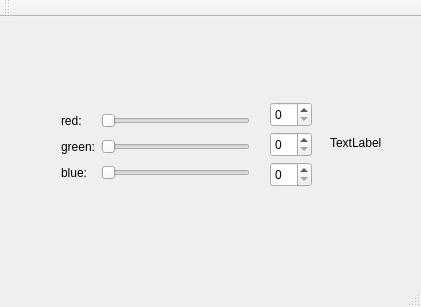
<?xml version="1.0" encoding="UTF-8"?>
<ui version="4.0">
 <class>MainWindow</class>
 <widget class="QMainWindow" name="MainWindow">
  <property name="geometry">
   <rect>
    <x>0</x>
    <y>0</y>
    <width>421</width>
    <height>307</height>
   </rect>
  </property>
  <property name="windowTitle">
   <string>MainWindow</string>
  </property>
  <widget class="QWidget" name="centralWidget">
   <widget class="QWidget" name="gridLayoutWidget">
    <property name="geometry">
     <rect>
      <x>50</x>
      <y>80</y>
      <width>211</width>
      <height>101</height>
     </rect>
    </property>
    <layout class="QGridLayout" name="gridLayout">
     <item row="1" column="1">
      <widget class="QSlider" name="horizontalSliderRed">
       <property name="orientation">
        <enum>Qt::Horizontal</enum>
       </property>
      </widget>
     </item>
     <item row="3" column="0">
      <widget class="QLabel" name="labelBlue">
       <property name="text">
        <string>blue:</string>
       </property>
      </widget>
     </item>
     <item row="1" column="0">
      <widget class="QLabel" name="labelRed">
       <property name="text">
        <string>red:</string>
       </property>
      </widget>
     </item>
     <item row="3" column="1">
      <widget class="QSlider" name="horizontalSliderBlue">
       <property name="orientation">
        <enum>Qt::Horizontal</enum>
       </property>
      </widget>
     </item>
     <item row="2" column="1">
      <widget class="QSlider" name="horizontalSliderGreen">
       <property name="orientation">
        <enum>Qt::Horizontal</enum>
       </property>
      </widget>
     </item>
     <item row="2" column="0">
      <widget class="QLabel" name="labelGreen">
       <property name="text">
        <string>green:</string>
       </property>
      </widget>
     </item>
    </layout>
   </widget>
   <widget class="QLabel" name="colorLabel">
    <property name="geometry">
     <rect>
      <x>330</x>
      <y>100</y>
      <width>62</width>
      <height>51</height>
     </rect>
    </property>
    <property name="text">
     <string>TextLabel</string>
    </property>
   </widget>
   <widget class="QSpinBox" name="spinBoxRed">
    <property name="geometry">
     <rect>
      <x>270</x>
      <y>85</y>
      <width>42</width>
      <height>25</height>
     </rect>
    </property>
   </widget>
   <widget class="QSpinBox" name="spinBoxGreen">
    <property name="geometry">
     <rect>
      <x>270</x>
      <y>115</y>
      <width>42</width>
      <height>25</height>
     </rect>
    </property>
   </widget>
   <widget class="QSpinBox" name="spinBoxBlue">
    <property name="geometry">
     <rect>
      <x>270</x>
      <y>145</y>
      <width>42</width>
      <height>25</height>
     </rect>
    </property>
   </widget>
  </widget>
  <widget class="QMenuBar" name="menuBar">
   <property name="geometry">
    <rect>
     <x>0</x>
     <y>0</y>
     <width>421</width>
     <height>21</height>
    </rect>
   </property>
  </widget>
  <widget class="QToolBar" name="mainToolBar">
   <attribute name="toolBarArea">
    <enum>TopToolBarArea</enum>
   </attribute>
   <attribute name="toolBarBreak">
    <bool>false</bool>
   </attribute>
  </widget>
  <widget class="QStatusBar" name="statusBar"/>
 </widget>
 <layoutdefault spacing="6" margin="11"/>
 <resources/>
 <connections>
  <connection>
   <sender>horizontalSliderRed</sender>
   <signal>valueChanged(int)</signal>
   <receiver>spinBoxRed</receiver>
   <slot>setValue(int)</slot>
   <hints>
    <hint type="sourcelabel">
     <x>245</x>
     <y>135</y>
    </hint>
    <hint type="destinationlabel">
     <x>278</x>
     <y>128</y>
    </hint>
   </hints>
  </connection>
  <connection>
   <sender>horizontalSliderGreen</sender>
   <signal>valueChanged(int)</signal>
   <receiver>spinBoxGreen</receiver>
   <slot>setValue(int)</slot>
   <hints>
    <hint type="sourcelabel">
     <x>249</x>
     <y>163</y>
    </hint>
    <hint type="destinationlabel">
     <x>270</x>
     <y>162</y>
    </hint>
   </hints>
  </connection>
  <connection>
   <sender>horizontalSliderBlue</sender>
   <signal>valueChanged(int)</signal>
   <receiver>spinBoxBlue</receiver>
   <slot>setValue(int)</slot>
   <hints>
    <hint type="sourcelabel">
     <x>251</x>
     <y>197</y>
    </hint>
    <hint type="destinationlabel">
     <x>284</x>
     <y>194</y>
    </hint>
   </hints>
  </connection>
  <connection>
   <sender>spinBoxRed</sender>
   <signal>valueChanged(int)</signal>
   <receiver>horizontalSliderRed</receiver>
   <slot>setValue(int)</slot>
   <hints>
    <hint type="sourcelabel">
     <x>277</x>
     <y>139</y>
    </hint>
    <hint type="destinationlabel">
     <x>136</x>
     <y>136</y>
    </hint>
   </hints>
  </connection>
  <connection>
   <sender>spinBoxGreen</sender>
   <signal>valueChanged(int)</signal>
   <receiver>horizontalSliderGreen</receiver>
   <slot>setValue(int)</slot>
   <hints>
    <hint type="sourcelabel">
     <x>279</x>
     <y>173</y>
    </hint>
    <hint type="destinationlabel">
     <x>244</x>
     <y>170</y>
    </hint>
   </hints>
  </connection>
  <connection>
   <sender>spinBoxBlue</sender>
   <signal>valueChanged(int)</signal>
   <receiver>horizontalSliderBlue</receiver>
   <slot>setValue(int)</slot>
   <hints>
    <hint type="sourcelabel">
     <x>280</x>
     <y>201</y>
    </hint>
    <hint type="destinationlabel">
     <x>222</x>
     <y>204</y>
    </hint>
   </hints>
  </connection>
 </connections>
</ui>
